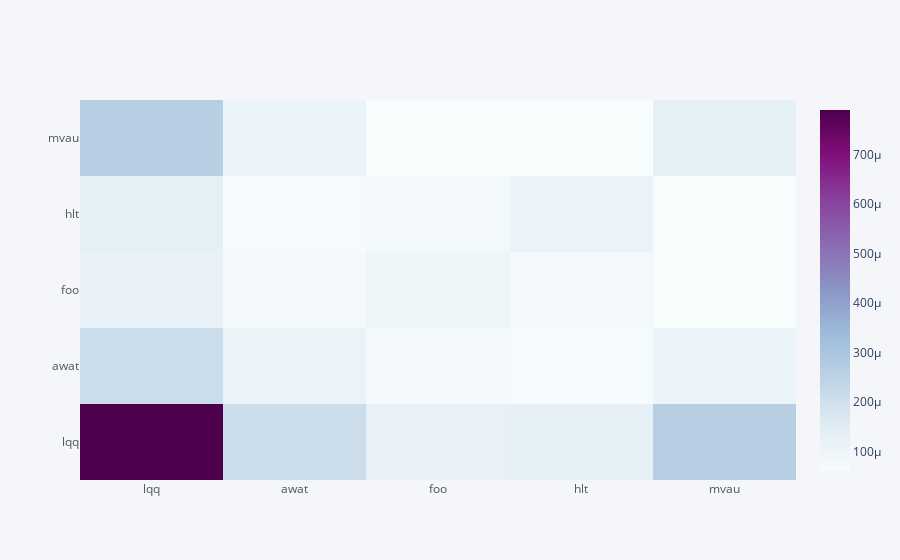

The code cell stored with this chart in its notebook:
### Markdown cell above
#### Risk estimates matrice heatmap

### Code cell
plot_risk_estimates_heatmap(risk_estimates, colorscale='bupu')

### Figure 1 — Plotly figure (JSON) as saved in the notebook; plotly's stock layout.template omitted (floating-point values rounded to 4 significant figures)
{"data": [{"colorscale": [[0, "rgb(247,252,253)"], [0.125, "rgb(224,236,244)"], [0.25, "rgb(191,211,230)"], [0.375, "rgb(158,188,218)"], [0.5, "rgb(140,150,198)"], [0.625, "rgb(140,107,177)"], [0.75, "rgb(136,65,157)"], [0.875, "rgb(129,15,124)"], [1, "rgb(77,0,75)"]], "type": "heatmap", "x": ["lqq", "awat", "foo", "hlt", "mvau"], "y": ["lqq", "awat", "foo", "hlt", "mvau"], "z": [[0.0007896, 0.0002117, 0.0001235, 0.0001363, 0.0002641], [0.0002117, 0.0001157, 7.238e-05, 7.216e-05, 0.0001098], [0.0001235, 7.238e-05, 0.0001003, 8.249e-05, 6.401e-05], [0.0001363, 7.216e-05, 8.249e-05, 0.0001141, 6.234e-05], [0.0002641, 0.0001098, 6.401e-05, 6.234e-05, 0.0001361]], "zmax": 0.0007896, "zmin": 6.234e-05}], "layout": {"autosize": true, "legend": {"bgcolor": "#F5F6F9", "font": {"color": "#4D5663"}}, "paper_bgcolor": "#F5F6F9", "plot_bgcolor": "#F5F6F9", "title": {"font": {"color": "#4D5663"}}, "xaxis": {"autorange": true, "gridcolor": "#E1E5ED", "range": [-0.5, 4.5], "showgrid": true, "tickfont": {"color": "#4D5663"}, "title": {"font": {"color": "#4D5663"}, "text": ""}, "type": "category", "zerolinecolor": "#E1E5ED"}, "yaxis": {"autorange": true, "gridcolor": "#E1E5ED", "range": [-0.5, 4.5], "showgrid": true, "tickfont": {"color": "#4D5663"}, "title": {"font": {"color": "#4D5663"}, "text": ""}, "type": "category", "zerolinecolor": "#E1E5ED"}}}
